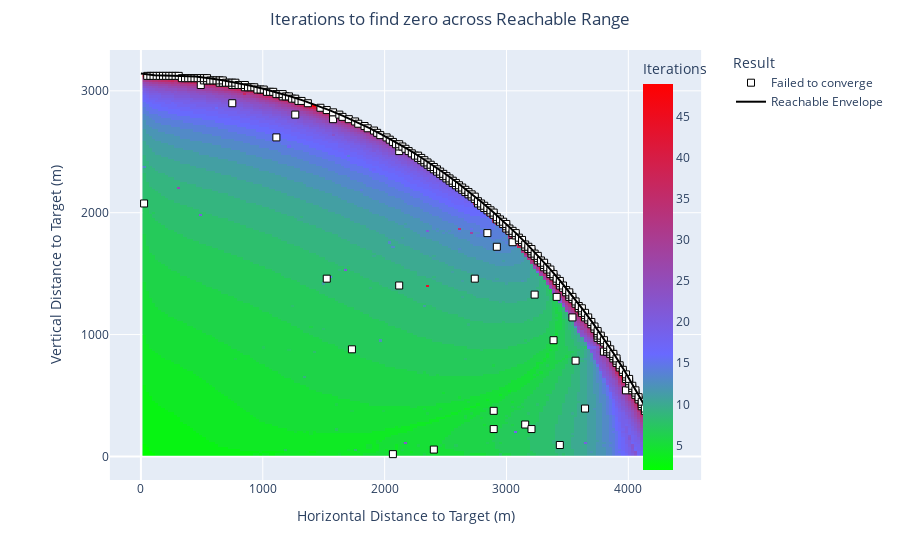

Here is the notebook cell this chart was saved with:
### Markdown cell above
### Plot

### Code cell
p = plot_test_results(baseline_huge_df, envelope_df)
p.write_html('ZeroBaselineHugeChart.html')

### Figure 1 — Plotly figure (JSON) as saved in the notebook; plotly's stock layout.template omitted (floating-point values rounded to 4 significant figures; data arrays with more than 128 entries replaced by an {"elided": "..."} marker saying what was removed)
{"data": [{"colorbar": {"title": {"text": "Iterations"}, "x": 0.85}, "colorscale": [[0, "#00FF00"], [0.3, "#6969FF"], [1, "#FF0000"]], "hoverongaps": false, "hovertemplate": "x: %{x}<br>y: %{y}<br>iterations: %{z}<extra></extra>", "name": "Converged", "type": "heatmap", "x": {"elided": "166 float values"}, "y": {"elided": "167 float values"}, "z": {"elided": "167x166 float values"}}, {"hoverinfo": "text", "marker": {"color": "white", "line": {"color": "black", "width": 1}, "size": 7, "symbol": "square"}, "mode": "markers", "name": "Failed to converge", "text": {"elided": "300 str values"}, "type": "scatter", "x": {"elided": "300 float values"}, "y": {"elided": "300 float values"}}, {"line": {"color": "black", "width": 2}, "mode": "lines", "name": "Reachable Envelope", "type": "scatter", "x": [4342.0, 4270.0, 4195.0, 4119.0, 4041.0, 3961.0, 3880.0, 3797.0, 3712.0, 3626.0, 3539.0, 3450.0, 3360.0, 3268.0, 3176.0, 3082.0, 2986.0, 2890.0, 2792.0, 2694.0, 2594.0, 2494.0, 2392.0, 2290.0, 2186.0, 2082.0, 1977.0, 1872.0, 1765.0, 1658.0, 1551.0, 1442.0, 1333.0, 1224.0, 1114.0, 1004.0, 893.5, 782.6, 671.3, 559.8, 448.1, 335.6, 223.6, 111.7, 1.924e-13], "y": [0.0, 152.5, 300.0, 442.8, 581.0, 714.6, 844.0, 969.1, 1090.0, 1207.0, 1320.0, 1429.0, 1534.0, 1636.0, 1734.0, 1828.0, 1919.0, 2007.0, 2090.0, 2171.0, 2248.0, 2322.0, 2392.0, 2459.0, 2523.0, 2584.0, 2641.0, 2696.0, 2747.0, 2795.0, 2840.0, 2881.0, 2920.0, 2955.0, 2988.0, 3017.0, 3043.0, 3066.0, 3086.0, 3103.0, 3117.0, 3122.0, 3126.0, 3129.0, 3141.0]}], "layout": {"legend": {"title": {"text": "Result"}, "traceorder": "normal", "x": 1, "y": 1}, "margin": {"t": 50}, "showlegend": true, "title": {"text": "Iterations to find zero across Reachable Range", "x": 0.5}, "xaxis": {"constrain": "domain", "title": {"text": "Horizontal Distance to Target (m)"}}, "yaxis": {"dtick": 1000, "scaleanchor": "x", "scaleratio": 1, "title": {"text": "Vertical Distance to Target (m)"}}}}
